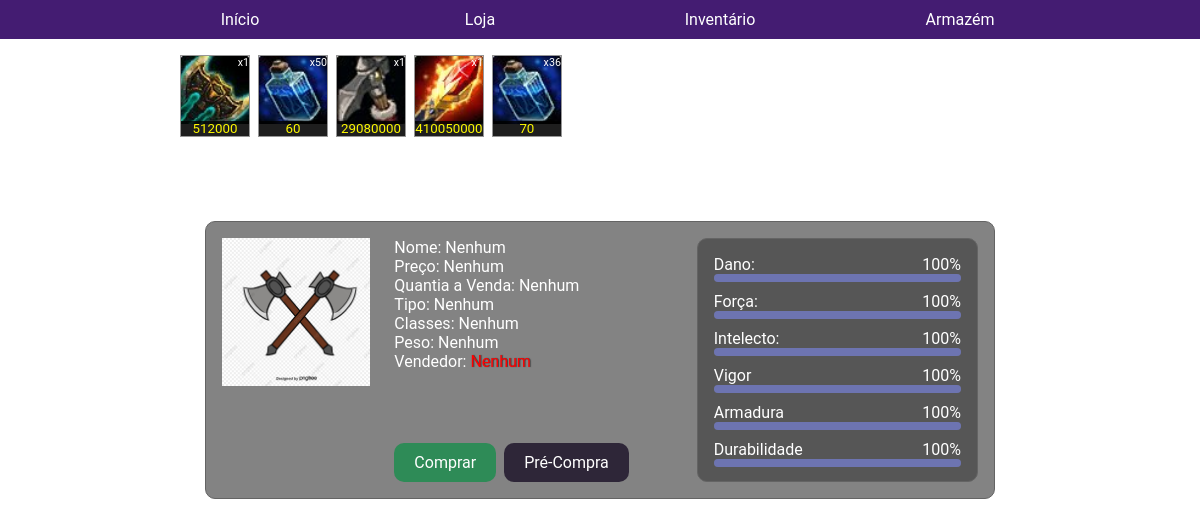
Page /GUI/loja.php on the committed database.
### tables this page shows
CREATE TABLE `item` (
  `id_item` int(11) NOT NULL,
  `nome` varchar(100) NOT NULL,
  `preco_base` float NOT NULL,
  `dano` int(11) NOT NULL,
  `forca` int(11) NOT NULL,
  `intelecto` int(11) NOT NULL,
  `vigor` int(11) NOT NULL,
  `armadura` int(11) NOT NULL,
  `tipo` int(11) NOT NULL,
  `classes` varchar(32) NOT NULL,
  `durabilidade` int(11) NOT NULL,
  `peso` float NOT NULL DEFAULT 0,
  `desc` varchar(256) DEFAULT NULL,
  `flags` varchar(255) DEFAULT NULL
);

CREATE TABLE `venda` (
  `id` int(11) NOT NULL,
  `id_vendedor` int(11) NOT NULL,
  `id_item` int(11) NOT NULL,
  `preco_unit` float NOT NULL,
  `quantidade` int(11) DEFAULT 0
);

### GUI/loja.php (the view, shortened to what this page needs)
<?php
	include("php/Conectar.php");
	$stmt = $servidor->prepare("SELECT * FROM item INNER JOIN venda ON item.id_item = venda.id_item INNER JOIN personagem ON personagem.id_personagem = venda.id_vendedor INNER JOIN tipo_item ON item.tipo = tipo_item.id");
	if(!$stmt->execute()){
		echo "Falha ao carregar as Vendas.";
	}
?>
<!doctype html>
<html>
    <head>
        <link rel="stylesheet" href="style.css" type="text/css">
        <link rel="stylesheet" href="loja.css" type="text/css">
    </head>
    <body>
        <div id="menuBar">
            <ul id="menu" class="menu">
                <li><a href="index.php">Início</a></li>
                <li><a href="loja.php">Loja</a></li>
                <li><a href="inventario.php">Inventário</a></li>
                <li><a href="armazem.php">Armazém</a></li>
            </ul>
        </div>
		<div id="conteudo">
            <div class="loja">
                <ul id="itensLoja">
                    <?php
                    while($rs = $stmt->fetch(PDO::FETCH_ASSOC)){
                    ?>
                    <li onclick="selecionarItem(this, '<?php echo $rs['nome'] ?>')" class="selected">
                        <scan class="quantia">x<?php echo $rs['quantidade'] ?></scan>
                        <scan class="preco"><?php echo $rs['preco_unit'] ?></scan>
                        <scan class="image"><img src="_imagens/<?php echo str_replace(" ", "", $rs['nome']) ?>.jpg" alt=""></scan>
                    </li>
                    <?php
                    }
					?>
                </ul>
            </div>
            <div class="compra">
                <div class="escopoImage">
                    <div class="imagemCompra" id="imagemCompra">
                        <img src="_imagens/machado.jpg" alt="">
                    </div>
                </div>
                <div class="escopoBotoes">
                    <div class="infos-item">
                        <p>Nome: <scan class="nomeItem" id="nomeItem">Nenhum</scan></p>
                        <p>Preço: <scan class="precoItem" id="precoItem">Nenhum</scan></p>
                        <p>Quantia a Venda: <scan class="qtdItem" id="qtdItem">Nenhum</scan></p>
                        <p>Tipo: <scan class="tipo" id="tipo">Nenhum</scan></p>
                        <p>Classes: <scan class="classes" id="classes">Nenhum</scan></p>
                        <p>Peso: <scan class="peso" id="peso">Nenhum</scan></p>
                        <p>Vendedor: <scan class="vendedor" id="vendedor">Nenhum</scan></p>
                    </div>
                    <div class="botoes">
                        <p class="btnComprar">Comprar</p>
                        <p class="btnPre">Pré-Compra</p>
                    </div>
                </div>
                <div class="atributos">
                    <div class="pDano">
                        <div class="distr">
                            <p>Dano:</p>
                            <p id="pDanoT">100%</p>
                        </div>
                        <div class="progress-fundo">
                            <div class="progresso" id="pDano">
                            </div>
                        </div>
                    </div>
                    <div class="pForca">
                        <div class="distr">
                            <p>Força:</p>
                            <p id="pForcaT">100%</p>
                        </div>
                        <div class="progress-fundo">
                            <div class="progresso" id="pForca">
                            </div>
                        </div>
                    </div>
                    <div class="pIntelecto">
                        <div class="distr">
                            <p>Intelecto:</p>
                            <p id="pIntelectoT">100%</p>
                        </div>
                        <div class="progress-fundo">
                            <div class="progresso" id="pIntelecto">
                            </div>
                        </div>
                    </div>
                    <div class="pVigor">
                        <div class="distr">
                            <p>Vigor</p>
                            <p id="pVigorT">100%</p>
                        </div>
                        <div class="progress-fundo">
                            <div class="progresso" id="pVigor">
                            </div>
                        </div>
                    </div>
                    <div class="pArmadura">
                        <div class="distr">
                            <p>Armadura</p>
                            <p id="pArmaduraT">100%</p>
                        </div>
                        <div class="progress-fundo">
                            <div class="progresso" id="pArmadura">
                            </div>
                        </div>
                    </div>
                    <div class="pDurabilidade">
                        <div class="distr">
                            <p>Durabilidade</p>
                            <p id="pDurabilidadeT">100%</p>
                        </div>
                        <div class="progress-fundo">
                            <div class="progresso" id="pDurabilidade">
                            </div>
                        </div>
                    </div>
                </div>
            </div>
		</div>
    </body>
</html>

### GUI/style.css (style rules this page uses)
* { margin: 0px; padding: 0px; color: white; }
body { background-repeat: no-repeat; width: auto; margin: auto; font-family: 'Roboto', sans-serif; }
#menuBar { width: 100%; background-color: rgb(68, 28, 114); }
.menu { list-style: none; display: flex; justify-content: space-around; max-width: 80%; margin:auto; }
.menu li { padding: 10px; width: 100%; text-align: center; }
.menu li a { text-decoration: none; }
#conteudo { max-width: 70%; margin:auto; }

### GUI/loja.css (style rules this page uses)
#conteudo { width: 90%; margin: auto; overflow: hidden; }
.loja ul { margin-top: 2vh; margin-bottom: 2vh; }
.loja ul li { position: relative; padding: 20px 30px; background-color: rgba(150, 150, 150, 1); color: black; overflow: hidden; height: 5vh; width: 1vh; border: 1px solid rgba(0,0,0,0); display: inline-block; margin-right: 0.5vh; }
.loja ul li * { color: black; }
.loja ul li .quantia { position: absolute; top: 0%; right: 0%; font-size: 8pt; z-index: 1; color: white; }
.loja ul li .preco { position: absolute; bottom: 0%; left: 50%; transform: translateX(-50%); font-size: 10pt; color: rgb(252, 248, 0); z-index: 1; width: 100%; background-color: rgba(0, 0, 0, 0.8); text-align: center; }
.loja ul li .image img { position: absolute; width: 100%; top: 0%; left: 0%; }
.compra { width: 90%; margin: auto; margin-top: 10vh; position: relative; overflow: hidden; display: flex; flex-direction: row; border: 1px solid rgba(100, 100, 100, 1); background-color: rgba(100, 100, 100, 0.8); padding: 2vh; border-radius: 10px; }
.escopoImage { width: 30%; }
.imagemCompra img { width: 100%; }
.escopoBotoes { position: relative; margin-left: 3vh; display: flex; flex-direction: column; justify-content: space-between; min-width: 40%; }
.botoes { max-width: 100%; text-align: center; display: flex; flex-direction: row; }
.btnComprar { background-color: seagreen; padding: 10px 20px; border-radius: 10px 10px 10px 10px; margin-right: 1vh; border-style: none; }
.btnPre { background-color: rgb(46, 38, 56); padding: 10px 20px; border-radius: 10px 10px 10px 10px; border-style: none; }
.atributos { width: 50%; border: 1px solid rgba(100, 100, 100, 1); background-color: rgba(76, 75, 75, 0.8); padding: 2vh; border-radius: 10px; }
.pDano, .pForca, .pIntelecto, .pVigor, .pArmadura, .pDurabilidade { width: 100%; height: 10%; margin-bottom: 2vh; }
.progress-fundo { width: 100%; height: 40%; background-color: rgb(97, 97, 97); border-radius: 10px; }
.progresso { width: 100%; height: 100%; background-color: rgb(109, 116, 177); border-radius: 10px; }
.distr { display: flex; flex-direction: row; justify-content: space-between; }
#vendedor { color:red; text-shadow: 1px 0px 1px rgb(63, 63, 63); }

### rows in the picture
item: venda.quantidade "1", venda.preco_unit "512000", shows a picture
item: venda.quantidade "50", venda.preco_unit "60", shows a picture, venda.quantidade "36", venda.preco_unit "70"
item: venda.quantidade "1", venda.preco_unit "29080000", shows a picture
item: venda.quantidade "1", venda.preco_unit "410050000", shows a picture
